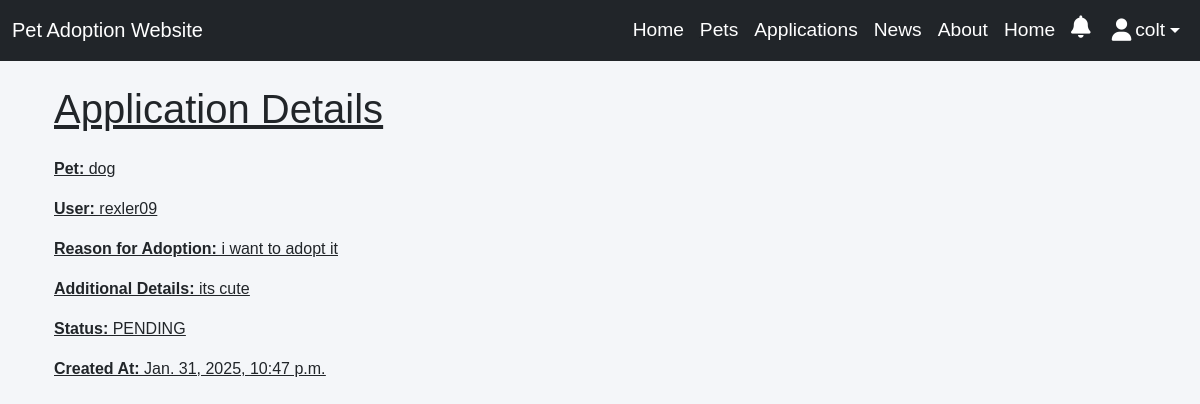
Page /adoptions/6/ (signed in) on the committed database.
### accounts/models.py (models this page shows, shortened)
class CustomUser(AbstractUser):
    age = models.IntegerField(null=True, blank=True)
    gender = models.CharField(max_length=10,  choices=[
            ('Male', 'Male'),
            ('Female', 'Female'),
            ('Other', 'Other'),
        ],)
    phone_number = models.CharField(max_length=15)
    image = models.ImageField(upload_to='profile_images/', blank=True, null=True, default='profile_images/default_profile.jpg')

### app/models.py (models this page shows, shortened)
class AdoptionApplication(models.Model):
    pet = models.ForeignKey(Pet, on_delete=models.CASCADE)
    user = models.ForeignKey(settings.AUTH_USER_MODEL, on_delete=models.CASCADE)
    reason_for_adoption = models.TextField()
    additional_details = models.TextField(blank=True, null=True)
    created_at = models.DateTimeField(auto_now_add=True)
    status = models.CharField(max_length=20, choices=
    [('PENDING', 'Pending'), ('APPROVED', 'Approved'), ('DENIED', 'Denied')],
        default='PENDING'
    )

class Pet(models.Model):
    name = models.CharField(max_length=100)
    animal = models.CharField(max_length=50)
    breed = models.CharField(max_length=50)
    age = models.IntegerField()
    description = models.TextField()
    post_image = models.ImageField(upload_to='pets/')
    owner = models.ForeignKey(settings.AUTH_USER_MODEL, null=True, blank=True, on_delete=models.SET_NULL)
    is_adopted = models.BooleanField(default=False)

### app/views.py (the view)
# urls.py: path('adoptions/<int:pk>/', AdoptionApplicationDetailView.as_view(), name='adoption_application_detail'),
class AdoptionApplicationDetailView(LoginRequiredMixin, DetailView):
    model = AdoptionApplication
    template_name = 'applicant/adoption_application_detail.html'
    context_object_name = 'application'

### app/context_processors.py (called while the page is built)
def notification_count(request):
    if request.user.is_authenticated:
        unread_count = Notification.objects.filter(user=request.user, is_read=False).count()
    else:
        unread_count = 0
    return {'unread_notifications_count': unread_count}

### app/templates/applicant/adoption_application_detail.html (shortened to what this page needs)
{% extends 'app/base.html' %}
{% block content %}
<div class="container">
    <h1 class="mb-4">Application Details</h1>
    <p><strong>Pet:</strong> {{ application.pet.name }}</p>
    <p><strong>User:</strong> {{ application.user.username }}</p>
    <p><strong>Reason for Adoption:</strong> {{ application.reason_for_adoption }}</p>
    <p><strong>Additional Details:</strong> {{ application.additional_details }}</p>
    <p><strong>Status:</strong> {{ application.status }}</p>
    <p><strong>Created At:</strong> {{ application.created_at }}</p>
</div>
{% endblock content %}

### app/templates/app/base.html (shortened to what this page needs)
<!DOCTYPE html>
{% load static %}
<html lang="en">
<head>
    <link rel="stylesheet" href="https://cdn.jsdelivr.net/npm/bootstrap@5.3.0/dist/css/bootstrap.min.css">
    <link rel="stylesheet" href="https://cdnjs.cloudflare.com/ajax/libs/font-awesome/6.4.2/css/all.min.css">
    <link rel="stylesheet" href="{% static 'css/base.css' %}">
</head>
<body>
    <nav class="navbar navbar-expand-lg navbar-dark bg-dark mb-4">
        <div class="container-fluid">
            <a class="navbar-brand" href="{% url 'pet_list' %}">Pet Adoption Website</a>
            <div class="collapse navbar-collapse" id="navbarNav">
                <ul class="navbar-nav ms-auto">
                     <li class="nav-item">
                        <a class="nav-link" href="{% url 'home' %}">Home</a>
                    </li>
                    <li class="nav-item">
                        <a class="nav-link" href="{% url 'pet_list' %}">Pets</a>
                    </li>
                    <li class="nav-item">
                        <a class="nav-link" href="{% url 'adoption_application_list' %}">Applications</a>
                    </li>
                    <li class="nav-item">
                        <a class="nav-link" href="{% url 'post_list' %}">News</a>
                    </li>
                    <li class="nav-item">
                        <a class="nav-link" href="{% url 'about' %}">About</a>
                    </li>
                    <li class="nav-item">
                        <a class="nav-link" href="{% url 'contact' %}">Home</a>
                    </li>
                    <li class="nav-item">
                        <a class="nav-link position-relative" href="{% url 'notification_list' %}">
                            <i class="fas fa-bell"></i>
                        </a>
                    </li>
                    {% if user.is_authenticated %}
                        <li class="nav-item dropdown">
                            <a class="nav-link dropdown-toggle d-flex align-items-center" href="#" id="userDropdown" role="button" data-bs-toggle="dropdown" aria-expanded="false">
                                {% if user.profile.image %}
                                    <img src="{{ user.profile.image.url }}" alt="Profile" class="rounded-circle me-1" width="30" height="30">
                                {% else %}
                                    <i class="fas fa-user me-1"></i>
                                {% endif %}
                                {{ user.username }}
                            </a>
                        </li>
                    {% endif %}
                </ul>
            </div>
        </div>
    </nav>
    <div class="container">
        {% block content %}
        {% endblock %}
    </div>
</body>
</html>

### static/css/base.css (style rules this page uses)
body { font-family: 'Arial', sans-serif; background-color: #f4f6f9; margin: 0; padding: 0; }
a { text-decoration: none; color: inherit; }
.nav-link { color: white !important; font-size: 1.2rem; display: flex; align-items: center; position: relative; padding-right: 20px; }
.nav-link i { font-size: 1.4rem; margin-right: 5px; }

### rows in the picture
CustomUser: username "colt"
AdoptionApplication: pet.name "dog", user.username "rexler09", reason_for_adoption "i want to adopt it", additional_details "its cute", status "PENDING", created_at "Jan. 31, 2025, 10:47 p.m."
